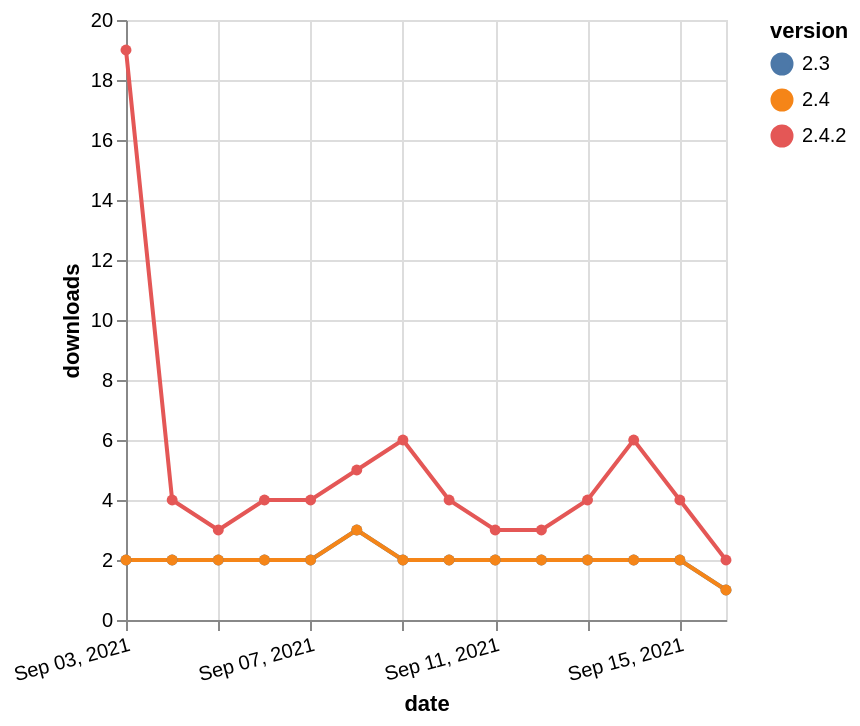

Express this chart as Vega-Lite.
### Vega-Lite specification from a JSON file in a GitHub repository (floating-point values rounded to 4 significant figures)
{"$schema": "https://vega.github.io/schema/vega-lite/v5.json", "description": "A simple bar chart with embedded data.", "data": {"values": [{"date": "2021-09-03", "total": 2572, "delta": 2, "version": "2.3"}, {"date": "2021-09-04", "total": 2574, "delta": 2, "version": "2.3"}, {"date": "2021-09-05", "total": 2576, "delta": 2, "version": "2.3"}, {"date": "2021-09-06", "total": 2578, "delta": 2, "version": "2.3"}, {"date": "2021-09-07", "total": 2580, "delta": 2, "version": "2.3"}, {"date": "2021-09-08", "total": 2583, "delta": 3, "version": "2.3"}, {"date": "2021-09-09", "total": 2585, "delta": 2, "version": "2.3"}, {"date": "2021-09-10", "total": 2587, "delta": 2, "version": "2.3"}, {"date": "2021-09-11", "total": 2589, "delta": 2, "version": "2.3"}, {"date": "2021-09-12", "total": 2591, "delta": 2, "version": "2.3"}, {"date": "2021-09-13", "total": 2593, "delta": 2, "version": "2.3"}, {"date": "2021-09-14", "total": 2595, "delta": 2, "version": "2.3"}, {"date": "2021-09-15", "total": 2597, "delta": 2, "version": "2.3"}, {"date": "2021-09-16", "total": 2598, "delta": 1, "version": "2.3"}, {"date": "2021-09-03", "total": 4628, "delta": 19, "version": "2.4.2"}, {"date": "2021-09-04", "total": 4632, "delta": 4, "version": "2.4.2"}, {"date": "2021-09-05", "total": 4635, "delta": 3, "version": "2.4.2"}, {"date": "2021-09-06", "total": 4639, "delta": 4, "version": "2.4.2"}, {"date": "2021-09-07", "total": 4643, "delta": 4, "version": "2.4.2"}, {"date": "2021-09-08", "total": 4648, "delta": 5, "version": "2.4.2"}, {"date": "2021-09-09", "total": 4654, "delta": 6, "version": "2.4.2"}, {"date": "2021-09-10", "total": 4658, "delta": 4, "version": "2.4.2"}, {"date": "2021-09-11", "total": 4661, "delta": 3, "version": "2.4.2"}, {"date": "2021-09-12", "total": 4664, "delta": 3, "version": "2.4.2"}, {"date": "2021-09-13", "total": 4668, "delta": 4, "version": "2.4.2"}, {"date": "2021-09-14", "total": 4674, "delta": 6, "version": "2.4.2"}, {"date": "2021-09-15", "total": 4678, "delta": 4, "version": "2.4.2"}, {"date": "2021-09-16", "total": 4680, "delta": 2, "version": "2.4.2"}, {"date": "2021-09-03", "total": 2585, "delta": 2, "version": "2.4"}, {"date": "2021-09-04", "total": 2587, "delta": 2, "version": "2.4"}, {"date": "2021-09-05", "total": 2589, "delta": 2, "version": "2.4"}, {"date": "2021-09-06", "total": 2591, "delta": 2, "version": "2.4"}, {"date": "2021-09-07", "total": 2593, "delta": 2, "version": "2.4"}, {"date": "2021-09-08", "total": 2596, "delta": 3, "version": "2.4"}, {"date": "2021-09-09", "total": 2598, "delta": 2, "version": "2.4"}, {"date": "2021-09-10", "total": 2600, "delta": 2, "version": "2.4"}, {"date": "2021-09-11", "total": 2602, "delta": 2, "version": "2.4"}, {"date": "2021-09-12", "total": 2604, "delta": 2, "version": "2.4"}, {"date": "2021-09-13", "total": 2606, "delta": 2, "version": "2.4"}, {"date": "2021-09-14", "total": 2608, "delta": 2, "version": "2.4"}, {"date": "2021-09-15", "total": 2610, "delta": 2, "version": "2.4"}, {"date": "2021-09-16", "total": 2611, "delta": 1, "version": "2.4"}]}, "width": "container", "mark": {"type": "line", "point": {"filled": true}}, "encoding": {"x": {"field": "date", "type": "temporal", "timeUnit": "yearmonthdate", "title": "date", "axis": {"labelAngle": -15}}, "y": {"field": "delta", "type": "quantitative", "title": "downloads"}, "color": {"field": "version", "type": "nominal"}, "tooltip": {"field": "delta"}}}
